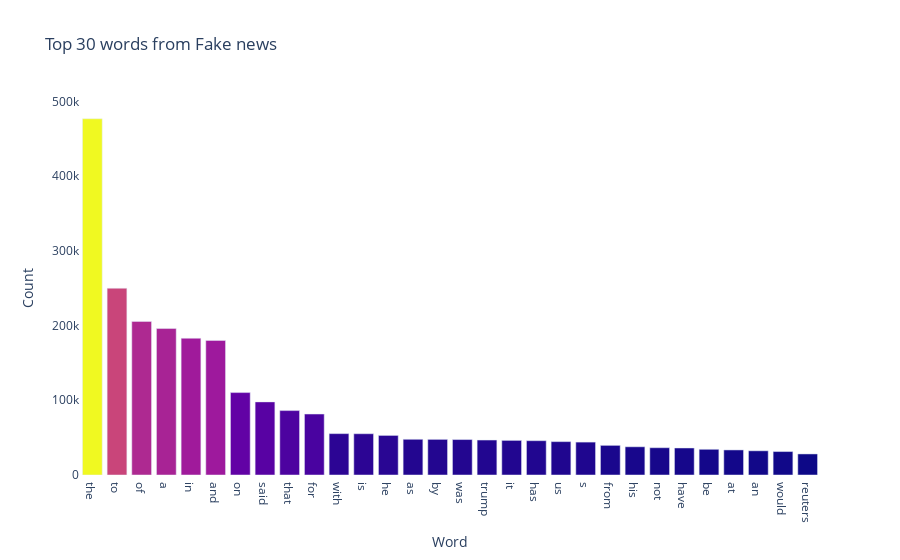

Notebook cell for this chart:
### Code cell
plot_data = [
    go.Bar(
        x=fakenews_short.index,
        y=fakenews_short[0],
        marker = dict(
            color = fakenews_short[0]
        )
    )
]
plot_layout = go.Layout(
        title='Top 30 words from Fake news',
        yaxis_title='Count',
        xaxis_title='Word',
        plot_bgcolor='rgba(0,0,0,0)'
    )
fig = go.Figure(data=plot_data, layout=plot_layout)
pyofl.iplot(fig)

### Figure 1 — Plotly figure (JSON) as saved in the notebook; plotly's stock layout.template omitted (floating-point values rounded to 4 significant figures)
{"data": [{"marker": {"color": [476818, 249936, 205545, 196045, 183021, 180111, 110300, 97858, 86203, 81572, 55366, 55229, 52959, 47796, 47679, 47440, 46809, 46314, 45904, 44663, 44028, 39652, 37759, 36507, 36154, 34392, 33542, 32382, 31391, 28169]}, "type": "bar", "x": ["the", "to", "of", "a", "in", "and", "on", "said", "that", "for", "with", "is", "he", "as", "by", "was", "trump", "it", "has", "us", "s", "from", "his", "not", "have", "be", "at", "an", "would", "reuters"], "y": [476818, 249936, 205545, 196045, 183021, 180111, 110300, 97858, 86203, 81572, 55366, 55229, 52959, 47796, 47679, 47440, 46809, 46314, 45904, 44663, 44028, 39652, 37759, 36507, 36154, 34392, 33542, 32382, 31391, 28169]}], "layout": {"plot_bgcolor": "rgba(0,0,0,0)", "title": {"text": "Top 30 words from Fake news"}, "xaxis": {"title": {"text": "Word"}}, "yaxis": {"title": {"text": "Count"}}}}
